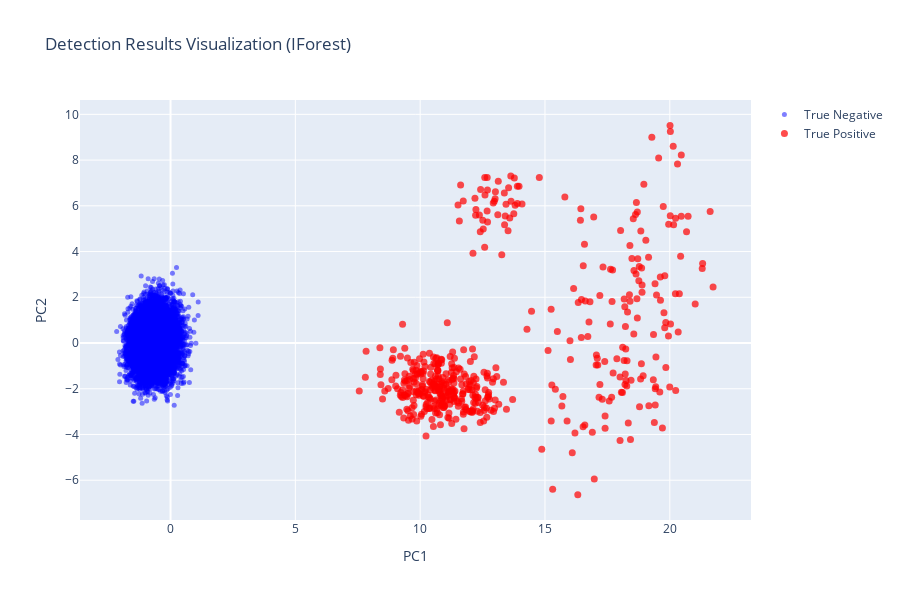

Notebook cell for this chart:
### Code cell
# Visualize detection results in PCA space
fig = go.Figure()

# True negatives (correctly identified normal)
mask_tn = (df['is_anomaly'] == 0) & (df['predicted_anomaly'] == 0)
fig.add_trace(go.Scatter(
    x=X_pca[mask_tn, 0], y=X_pca[mask_tn, 1],
    mode='markers', name='True Negative',
    marker=dict(color='blue', size=5, opacity=0.5)
))

# True positives (correctly identified anomaly)
mask_tp = (df['is_anomaly'] == 1) & (df['predicted_anomaly'] == 1)
fig.add_trace(go.Scatter(
    x=X_pca[mask_tp, 0], y=X_pca[mask_tp, 1],
    mode='markers', name='True Positive',
    marker=dict(color='red', size=7, opacity=0.7)
))

# False positives
mask_fp = (df['is_anomaly'] == 0) & (df['predicted_anomaly'] == 1)
fig.add_trace(go.Scatter(
    x=X_pca[mask_fp, 0], y=X_pca[mask_fp, 1],
    mode='markers', name='False Positive',
    marker=dict(color='orange', size=8, symbol='x')
))

# False negatives
mask_fn = (df['is_anomaly'] == 1) & (df['predicted_anomaly'] == 0)
fig.add_trace(go.Scatter(
    x=X_pca[mask_fn, 0], y=X_pca[mask_fn, 1],
    mode='markers', name='False Negative',
    marker=dict(color='purple', size=8, symbol='diamond')
))

fig.update_layout(
    title=f'Detection Results Visualization ({best_model})',
    xaxis_title='PC1',
    yaxis_title='PC2',
    height=600
)
fig.show()

### Figure 1 — Plotly figure (JSON) as saved in the notebook; plotly's stock layout.template omitted (floating-point values rounded to 4 significant figures; data arrays with more than 128 entries replaced by an {"elided": "..."} marker saying what was removed)
{"data": [{"marker": {"color": "blue", "opacity": 0.5, "size": 5}, "mode": "markers", "name": "True Negative", "type": "scatter", "x": {"elided": "9500 float values"}, "y": {"elided": "9500 float values"}}, {"marker": {"color": "red", "opacity": 0.7, "size": 7}, "mode": "markers", "name": "True Positive", "type": "scatter", "x": {"elided": "500 float values"}, "y": {"elided": "500 float values"}}, {"marker": {"color": "orange", "size": 8, "symbol": "x"}, "mode": "markers", "name": "False Positive", "type": "scatter", "x": [], "y": []}, {"marker": {"color": "purple", "size": 8, "symbol": "diamond"}, "mode": "markers", "name": "False Negative", "type": "scatter", "x": [], "y": []}], "layout": {"height": 600, "title": {"text": "Detection Results Visualization (IForest)"}, "xaxis": {"title": {"text": "PC1"}}, "yaxis": {"title": {"text": "PC2"}}}}
